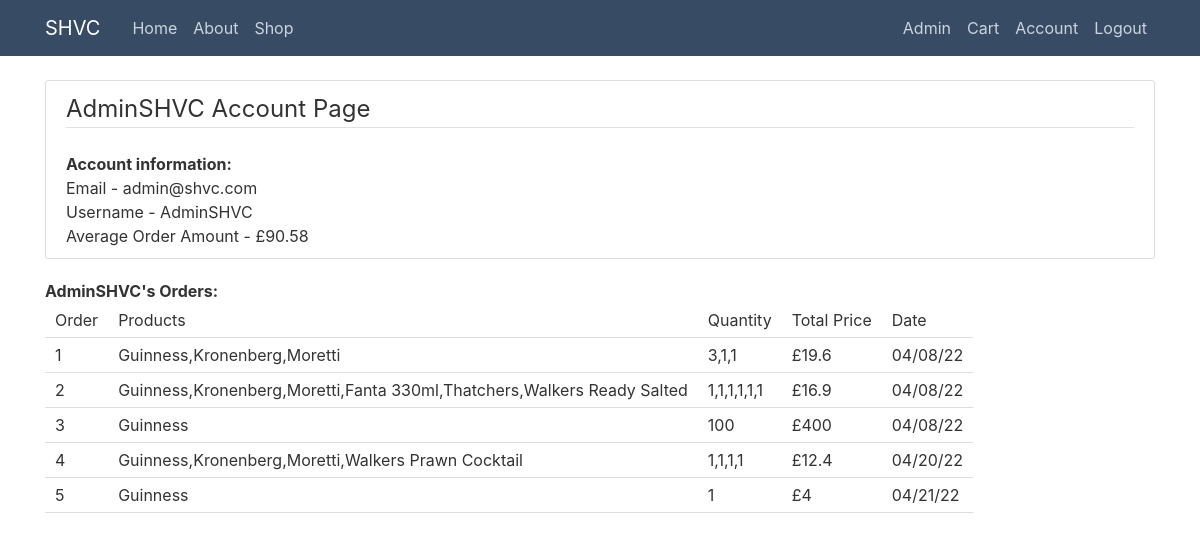
The app's page /account (signed in) with its own data.
### tables this page shows
CREATE TABLE User (userid INTEGER PRIMARY KEY, email TEXT UNIQUE, username TEXT (15) UNIQUE, password TEXT, usertype TEXT);

CREATE TABLE Orders (OrderID INTEGER PRIMARY KEY UNIQUE, UserID INTEGER REFERENCES User (userid), Product TEXT REFERENCES Products (Product), Quantity INTEGER, TotalPrice INTEGER, Date DATE);

### FlaskApp.py (the view)
@app.route("/account", methods=['GET', 'POST'])
def account():
	username = get_username(session)
	with sql.connect('shvc.db') as con:
		cur = con.cursor()
		email = cur.execute("SELECT email FROM User WHERE username = '?' ".replace("?", username)).fetchall()[0][0]
		userid = str(cur.execute("SELECT userid FROM User WHERE username = '?' ".replace("?", username)).fetchall()[0][0])
		orders = cur.execute("SELECT * FROM Orders WHERE userid = '?'".replace("?", userid)).fetchall()
		averageorder = str(cur.execute("SELECT AVG(TotalPrice) FROM Orders WHERE userid = '?'".replace("?", userid)).fetchall())
		averageprice = averageorder.strip("[(,)]")
	return render_template('account.html', orders = orders, averageprice = averageprice, username = get_username(session), usertype = get_usertype(session), email = email)

### forms.py (called while the page is built)
def get_username(session):
	try:
		return session['username']
	except:
		return ''

def get_usertype(session):
	try:
		return session['usertype']
	except:
		return ''

### templates/account.html (shortened to what this page needs)
{% extends "layout.html" %}
{%block content%}
  <header class="site-header">
      <nav class="navbar navbar-expand-md navbar-dark bg-steel fixed-top">
        <div class="container">
          <a class="navbar-brand mr-4" href="/">SHVC</a>
          <div class="collapse navbar-collapse" id="navbarToggle">
            <div class="navbar-nav mr-auto">
              <a class="nav-item nav-link" href="/">Home</a>
              <a class="nav-item nav-link" href="/about">About</a>
              <a class="nav-item nav-link" href="/shop">Shop</a>
            </div>
            <div class="navbar-nav">
              {%if usertype == 'Admin'%}
              <a class="nav-item nav-link" href="/admin">Admin</a>
              {%endif%}
              {%if username == ''%}
              <a class="nav-item nav-link" href="/login">Login</a>
              <a class="nav-item nav-link" href="/register">Register</a>
              {%else%}
              <a class="nav-item nav-link" href="/cart">Cart</a>
              <a class="nav-item nav-link" href="/account">Account</a>
              <a class="nav-item nav-link" href="/logout">Logout</a>
              {%endif%}
            </div>
          </div>
        </div>
      </nav>
    </header>
    <div class="content-section">
      <legend class="border-bottom mb-4">{{username}} Account Page</legend>
      <b> Account information: </b> <br>
      Email - {{email}} <br>
      Username - {{username}} <br>
      Average Order Amount - £{{averageprice}}
    </div>
    <b> {{username}}'s Orders: </b>
    <table class="date-table">
      <thead>
        <td>Order</td>
        <td>Products</td>
        <td>Quantity</td>
        <td>Total Price</td>
        <td>Date</td>
      </thead>
      {%for order in orders%}
        <tr>
          <td>{{order[0]}}</td>
          <td>{{order[2]}}</td>
          <td>{{order[3]}}</td>
          <td>£{{order[4]}}</td>
          <td>{{order[5]}}</td>
        </tr>
      {%endfor%}
      </table>
{%endblock content%}

### static/main.css (style rules this page uses)
body { background: #fff; color: #333333; margin-top: 5rem; }
.bg-steel { background-color: #374B65; }
.site-header .navbar-nav .nav-link { color: #cbd5db; }
.content-section { background: #ffffff; padding: 10px 20px; border: 1px solid #dddddd; border-radius: 3px; margin-bottom: 20px; position: relative; }
th,td { border-bottom: 1px solid #ddd; padding: 5px 10px; }

### records on screen
User: username "AdminSHVC", email "admin@shvc.com"
Orders: OrderID "1", Product "Guinness,Kronenberg,Moretti", Quantity "3,1,1", TotalPrice "19.6", Date "04/08/22"
Orders: OrderID "2", Product "Guinness,Kronenberg,Moretti,Fanta 330ml,Thatchers,Walkers Ready Salted", Quantity "1,1,1,1,1,1", TotalPrice "16.9", Date "04/08/22"
Orders: OrderID "3", Product "Guinness", Quantity "100", TotalPrice "400", Date "04/08/22"
Orders: OrderID "4", Product "Guinness,Kronenberg,Moretti,Walkers Prawn Cocktail", Quantity "1,1,1,1", TotalPrice "12.4", Date "04/20/22"
Orders: OrderID "5", Product "Guinness", Quantity "1", TotalPrice "4", Date "04/21/22"

### other values on screen
{{ averageprice }} "90.58"
